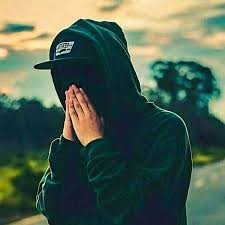
#> input picture operasi geometri/images.jpg, 225 x 225 px
$ python rotasi.py
#> lines starting #> are read from the running program, lines starting #| are printed output that depends on the picture
# Import library OpenCV
import cv2

# Baca gambar dari file
img = cv2.imread("images.jpg")
#> img is the input picture: shape (225, 225, 3); mean B, G, R 81.8, 98.7, 79.6

# Menentukan titik pusat rotasi dan sudut rotasi (misalnya, rotasi sebesar 180 derajat)
center = (img.shape[1]//2, img.shape[0]//2)
#> center = (112, 112)
angle = 180

# Melakukan rotasi gambar
M = cv2.getRotationMatrix2D(center, angle, 1.0)
img_rotated = cv2.warpAffine(img, M, (img.shape[1], img.shape[0]))
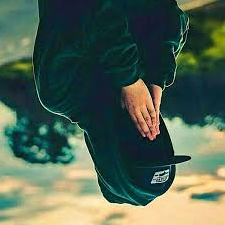
#> img_rotated: shape (225, 225, 3); mean B, G, R 81.8, 98.7, 79.6

# Menyimpan gambar yang sudah dirotasi
cv2.imshow("gambar_rotated.jpg", img_rotated)
